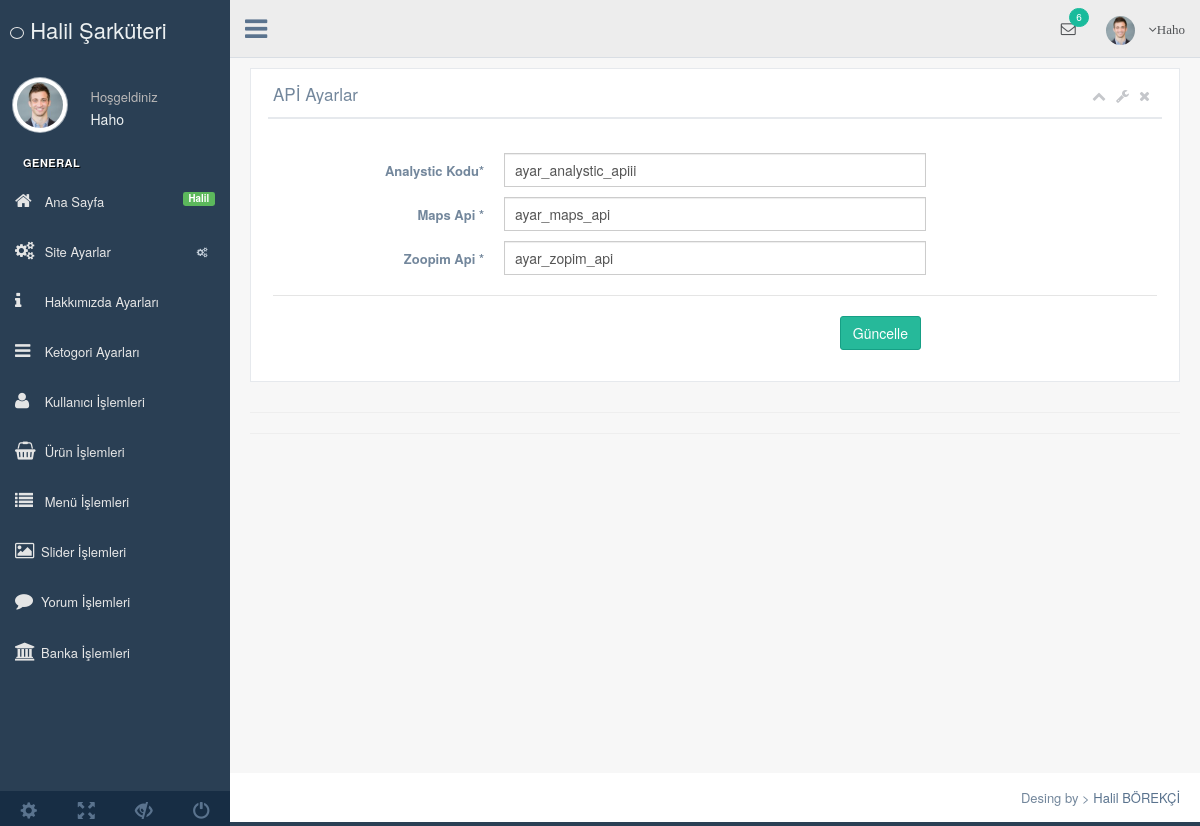
The page /nedmin/production/api-ayarlar.php (signed in) on the database its author committed.
### tables this page shows
CREATE TABLE `kullanici` (
  `kullanici_id` int(11) NOT NULL,
  `kullanici_zaman` datetime NOT NULL DEFAULT current_timestamp(),
  `kullanici_resim` varchar(250) NOT NULL,
  `kullanici_tc` varchar(50) NOT NULL,
  `kullanici_ad` varchar(50) NOT NULL,
  `kullanici_mail` varchar(100) NOT NULL,
  `kullanici_gsm` varchar(50) NOT NULL,
  `kullanici_password` varchar(50) NOT NULL,
  `kullanici_adsoyad` varchar(50) NOT NULL,
  `kullanici_adres` varchar(250) NOT NULL,
  `kullanici_il` varchar(100) NOT NULL,
  `kullanici_ilce` varchar(100) NOT NULL,
  `kullanici_unvan` varchar(100) NOT NULL,
  `kullanici_yetki` varchar(50) NOT NULL,
  `kullanici_durum` int(1) NOT NULL
);

CREATE TABLE `ayar` (
  `ayar_id` int(10) NOT NULL,
  `ayar_logo` varchar(250) NOT NULL,
  `ayar_url` varchar(50) NOT NULL,
  `ayar_title` varchar(250) NOT NULL,
  `ayar_description` varchar(250) NOT NULL,
  `ayar_keywords` varchar(50) NOT NULL,
  `ayar_author` varchar(50) NOT NULL,
  `ayar_tel` varchar(50) NOT NULL,
  `ayar_gsm` varchar(50) NOT NULL,
  `ayar_faks` varchar(50) NOT NULL,
  `ayar_mail` varchar(50) NOT NULL,
  `ayar_il` varchar(50) NOT NULL,
  `ayar_ilce` varchar(50) NOT NULL,
  `ayar_adres` varchar(250) NOT NULL,
  `ayar_mesai` varchar(250) NOT NULL,
  `ayar_maps` varchar(250) NOT NULL,
  `ayar_analystic` varchar(50) NOT NULL,
  `ayar_zopim` varchar(250) NOT NULL,
  `ayar_facebook` varchar(50) NOT NULL,
  `ayar_twiter` varchar(50) NOT NULL,
  `ayar_youtube` varchar(50) NOT NULL,
  `ayar_instagram` varchar(50) NOT NULL,
  `ayar_google` varchar(50) NOT NULL,
  `ayar_smtphost` varchar(50) NOT NULL,
  `ayar_smtpuser` varchar(50) NOT NULL,
  `ayar_smtppassword` varchar(50) NOT NULL,
  `ayar_smtpport` varchar(50) NOT NULL,
  `ayar_bakin` enum('0','1') NOT NULL DEFAULT '1'
);

### nedmin/production/api-ayarlar.php (the view, shortened to what this page needs)
<?php include 'header.php' ?>
        <div class="right_col" role="main">
          <div class="">
            <div class="row">
              <div class="col-md-12 col-sm-12 col-xs-12">
                <div class="x_panel">
                  <div class="x_title">
                    <h2>APİ Ayarlar </h2>
                    <ul class="nav navbar-right panel_toolbox">
                      <li><a class="collapse-link"><i class="fa fa-chevron-up"></i></a>
                      </li>
                      <li class="dropdown">
                        <a href="#" class="dropdown-toggle" data-toggle="dropdown" role="button" aria-expanded="false"><i class="fa fa-wrench"></i></a>
                      </li>
                      <li><a class="close-link"><i class="fa fa-close"></i></a>
                      </li>
                    </ul>
                    <div class="clearfix"></div>
                  </div>
                  <div class="x_content">
                    <br />
                    <form action="../netting/islem.php" method="POST" id="demo-form2" data-parsley-validate class="form-horizontal form-label-left">
                      <div class="form-group">
                        <label class="control-label col-md-3 col-sm-3 col-xs-12" for="first-name">Analystic Kodu<span class="required">*</span>
                        </label>
                        <div class="col-md-6 col-sm-6 col-xs-12">
                          <input type="text" value="<?php echo $ayarcek['ayar_analystic'] ?>" name="ayar_analystic" id="first-name" required="required" class="form-control col-md-7 col-xs-12">
                        </div>
                      </div>
                      <div class="form-group">
                        <label class="control-label col-md-3 col-sm-3 col-xs-12" for="first-name">Maps Api  <span class="required">*</span>
                        </label>
                        <div class="col-md-6 col-sm-6 col-xs-12">
                          <input type="text" value="<?php echo $ayarcek['ayar_maps'] ?>" name="ayar_maps" id="first-name" required="required" class="form-control col-md-7 col-xs-12">
                        </div>
                      </div>
                      <div class="form-group">
                        <label class="control-label col-md-3 col-sm-3 col-xs-12" for="first-name">Zoopim Api  <span class="required">*</span>
                        </label>
                        <div class="col-md-6 col-sm-6 col-xs-12">
                          <input type="text" value="<?php echo $ayarcek['ayar_zopim'] ?>" name="ayar_zopim" id="first-name" required="required" class="form-control col-md-7 col-xs-12">
                        </div>
                      </div>
                      <div class="ln_solid"></div>
                      <div class="form-group">
                        <div align="right" class="col-md-6 col-sm-6 col-xs-12 col-md-offset-3">
                          <button type="submit" name="apiayarkaydet" class="btn btn-success">Güncelle</button>
                        </div>
                      </div>
                    </form>
                  </div>
                </div>
              </div>
            </div>
          <hr>
          <hr>
          </div>
        </div>
        <?php include 'footer.php'; ?>

### nedmin/production/header.php (shortened to what this page needs)
<?php
include '../netting/baglan.php';
$ayarsor=$db->prepare("SELECT * FROM ayar where ayar_id=:id");
$ayarsor->execute(array(
 'id'=> 0
));
$ayarcek=$ayarsor->fetch(PDO::FETCH_ASSOC);
$kullanicisor=$db->prepare("SELECT * FROM kullanici where kullanici_mail=:mail");
$kullanicisor->execute(array(
 'mail'=> $_SESSION['kullanici_mail']
));
$kullanicicek=$kullanicisor->fetch(PDO::FETCH_ASSOC);
?>
<!DOCTYPE html>
<html lang="en">
<head>
  <link href="../vendors/bootstrap/dist/css/bootstrap.min.css" rel="stylesheet">
  <link href="../vendors/font-awesome/css/font-awesome.min.css" rel="stylesheet">
  <link href="../vendors/nprogress/nprogress.css" rel="stylesheet">
  <link href="../vendors/iCheck/skins/flat/green.css" rel="stylesheet">
  <link href="../vendors/datatables.net-bs/css/dataTables.bootstrap.min.css" rel="stylesheet">
  <link href="../vendors/datatables.net-buttons-bs/css/buttons.bootstrap.min.css" rel="stylesheet">
  <link href="../vendors/datatables.net-fixedheader-bs/css/fixedHeader.bootstrap.min.css" rel="stylesheet">
  <link href="../vendors/datatables.net-responsive-bs/css/responsive.bootstrap.min.css" rel="stylesheet">
  <link href="../vendors/datatables.net-scroller-bs/css/scroller.bootstrap.min.css" rel="stylesheet">
  <link rel="stylesheet" href="../vendors/dropzone/dist/min/dropzone.min.css">
  <link href="../build/css/custom.min.css" rel="stylesheet">
</head>
<body class="nav-md">
  <div class="container body">
    <div class="main_container">
      <div class="col-md-3 left_col">
        <div class="left_col scroll-view">
          <div class="navbar nav_title" style="border: 0;">
            <a href="index.php" class="site_title"><i class="fa fa-dog"></i> <span>Halil Şarküteri</span></a>
          </div>
          <div class="profile clearfix">
            <div class="profile_pic">
              <img src="images/img.jpg" alt="..." class="img-circle profile_img">
            </div>
            <div class="profile_info">
              <span>Hoşgeldiniz</span>
              <h2><?php echo $kullanicicek['kullanici_adsoyad'] ?></h2>
            </div>
          </div>
          <br />
          <div id="sidebar-menu" class="main_menu_side hidden-print main_menu">
            <div class="menu_section">
              <h3>General</h3>
              <ul class="nav side-menu">
                <li><a href="index.php"><i class="fa fa-home"></i> Ana Sayfa <span class="label label-success pull-right">Halil</span></a></li>
                <li><a><i class="fa fa-cogs"></i> Site Ayarlar <span class="fa fa-cogs"></span></a>
                </li>
                <li><a href="hakkimizda.php?durum="><i class="fa fa-info"></i> Hakkımızda Ayarları </a></li>
                <li><a href="kategori.php?durum="><i class="fa fa-navicon"></i> Ketogori Ayarları </a></li>
                <li><a href="kullanici.php?durum="><i class="fa fa-user"></i> Kullanıcı İşlemleri</a></li>
                <li><a href="urun.php?durum="><i class="fa fa-shopping-basket"></i> Ürün İşlemleri</a></li>
                <li><a href="menu.php?durum="><i class="fa fa-list"></i> Menü İşlemleri</a></li>
                <li><a href="slider.php?durum="><i class="fa fa-image"></i>Slider İşlemleri</a></li>
                <li><a href="yorum.php?durum="><i class="fa fa-comment"></i>Yorum İşlemleri</a></li>
                <li><a href="banka.php?durum="><i class="fa fa-bank"></i>Banka İşlemleri</a></li>
              </ul>
            </div>
          </div>
          <div class="sidebar-footer hidden-small">
            <a data-toggle="tooltip" data-placement="top" title="Settings">
              <span class="glyphicon glyphicon-cog" aria-hidden="true"></span>
            </a>
            <a data-toggle="tooltip" data-placement="top" title="FullScreen">
              <span class="glyphicon glyphicon-fullscreen" aria-hidden="true"></span>
            </a>
            <a data-toggle="tooltip" data-placement="top" title="Lock">
              <span class="glyphicon glyphicon-eye-close" aria-hidden="true"></span>
            </a>
            <a data-toggle="tooltip" data-placement="top" title="Logout">
              <span class="glyphicon glyphicon-off" aria-hidden="true"></span>
            </a>
          </div>
        </div>
      </div>
      <div class="top_nav">
        <div class="nav_menu">
          <nav>
            <div class="nav toggle">
              <a id="menu_toggle"><i class="fa fa-bars"></i></a>
            </div>
            <ul class="nav navbar-nav navbar-right">
              <li class="">
                <a href="javascript:;" class="user-profile dropdown-toggle" data-toggle="dropdown" aria-expanded="false">
                  <img src="images/img.jpg" alt="">
                  <span class=" fa fa-angle-down"><?php echo $kullanicicek['kullanici_adsoyad']; ?></span>
                </a>
              </li>
              <li role="presentation" class="dropdown">
                <a href="javascript:;" class="dropdown-toggle info-number" data-toggle="dropdown" aria-expanded="false">
                  <i class="fa fa-envelope-o"></i>
                  <span class="badge bg-green">6</span>
                </a>
              </li>
            </ul>
          </nav>
        </div>
      </div>

### rows shown on the page
kullanici: kullanici_adsoyad "Haho"
ayar: ayar_analystic "ayar_analystic_apiii", ayar_maps "ayar_maps_api", ayar_zopim "ayar_zopim_api"
